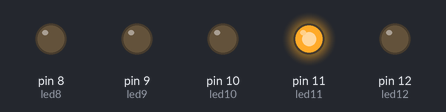
The sketch below on a simulated Arduino Uno, built with avr-gcc and run on an emulated ATmega328P. Shown: output pins drawn as LEDs (lit = HIGH).

Above: at 0.2 s.
At 0.85 s:
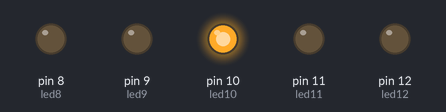
At 1.65 s:
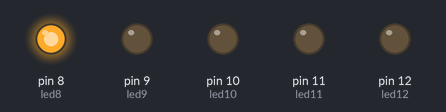
At 3.2 s:
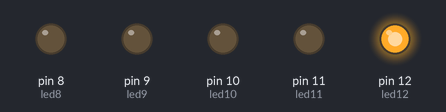
At 6.35 s:
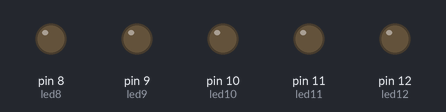
Timing chart, 0 to 8.3 s (numbered marks = the images above):
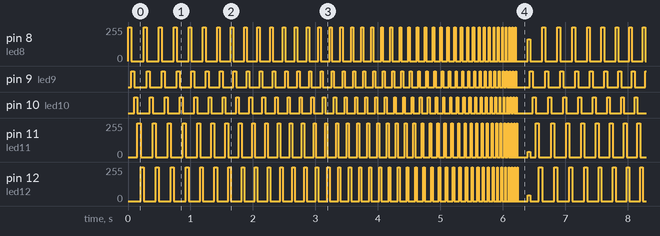

Measured:
- by itself, pin 8 (led8), pin 11 (led11), pin 12 (led12): moves between 0/255 and 255/255, repeating every 6.4 s
- by itself, pin 9 (led9): moves between LOW and HIGH, repeating every 6.2 s
- by itself, pin 10 (led10): moves between LOW and HIGH, repeating every 6.4 s

The sketch:

63010870_interrupt02.ino
```cpp
//กำหนดขา LED
int led8 = 8;
int led9 = 9;
int led10 = 10;
int led11 = 11;
int led12 = 12;
//กำหนดไว้ใช้ในคำสั่งในการวนลูป
int i;
void setup() {
 //กำหนดขา LED เป็นขาเพื่อสั่งงานออก
pinMode(led8, OUTPUT);
pinMode(led9, OUTPUT);
pinMode(led10, OUTPUT);
pinMode(led11, OUTPUT);
pinMode(led12, OUTPUT);
}

void loop() {
 for (i=50; i>0; i--)
{
digitalWrite(led8, HIGH);
delay(i);
digitalWrite(led8, LOW);
digitalWrite(led9, HIGH);
delay(i);
digitalWrite(led9, LOW);
digitalWrite(led10, HIGH);
delay(i);
digitalWrite(led10, LOW);
digitalWrite(led11, HIGH);
delay(i);
digitalWrite(led11, LOW);
digitalWrite(led12, HIGH);
delay(i);
digitalWrite(led12, LOW);
}

}
```
